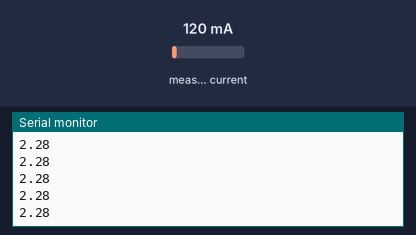
The sketch below on a simulated Arduino Uno, built with avr-gcc and run on an emulated ATmega328P. On the bench: the last lines printed to the serial monitor. The inputs (shaded band) are chosen by the test bench; at power-on: measured current 120 mA.

Above: at 1.2 s.
1.3 s: measured current set to 40 mA
At 2.1 s:
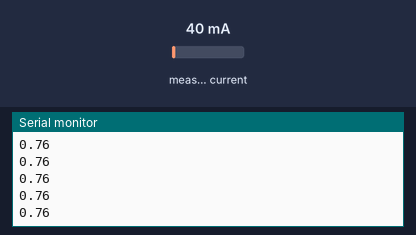
2.8 s: measured current set to 500 mA
At 3.5 s:
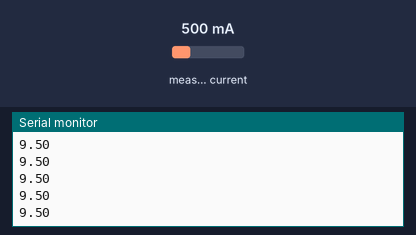
Timing chart, 0 to 5.8 s (numbered marks = the images above; inputs shaded):
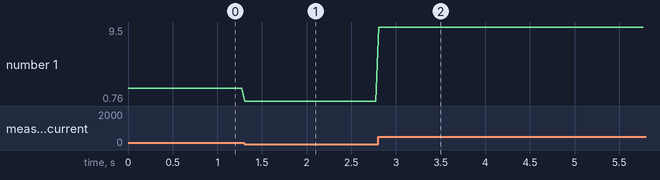

Measured:
- after the input at 1.3 s, the serial monitor: prints a new line at once (image 1)
- after the input at 2.8 s, the serial monitor: prints a new line at once (image 2)
- plotted number 1: 2.28 → 0.76 after the input at 1.3 s, 0.76 → 9.5 after the input at 2.8 s

The sketch:

getpower.ino
```cpp
#include <Wire.h>
#include <Adafruit_INA219.h>

Adafruit_INA219 ina219;

void setup(void)
{
  uint32_t currentFrequency;
  Serial.begin(115200);
  ina219.begin();
}

void loop(void)
{
  float current_mA = 0;
  current_mA = ina219.getCurrent_mA();

  //Power
  float power_W = current_mA * 19/1000;
  Serial.println(power_W);
  delay(30);
}
```
